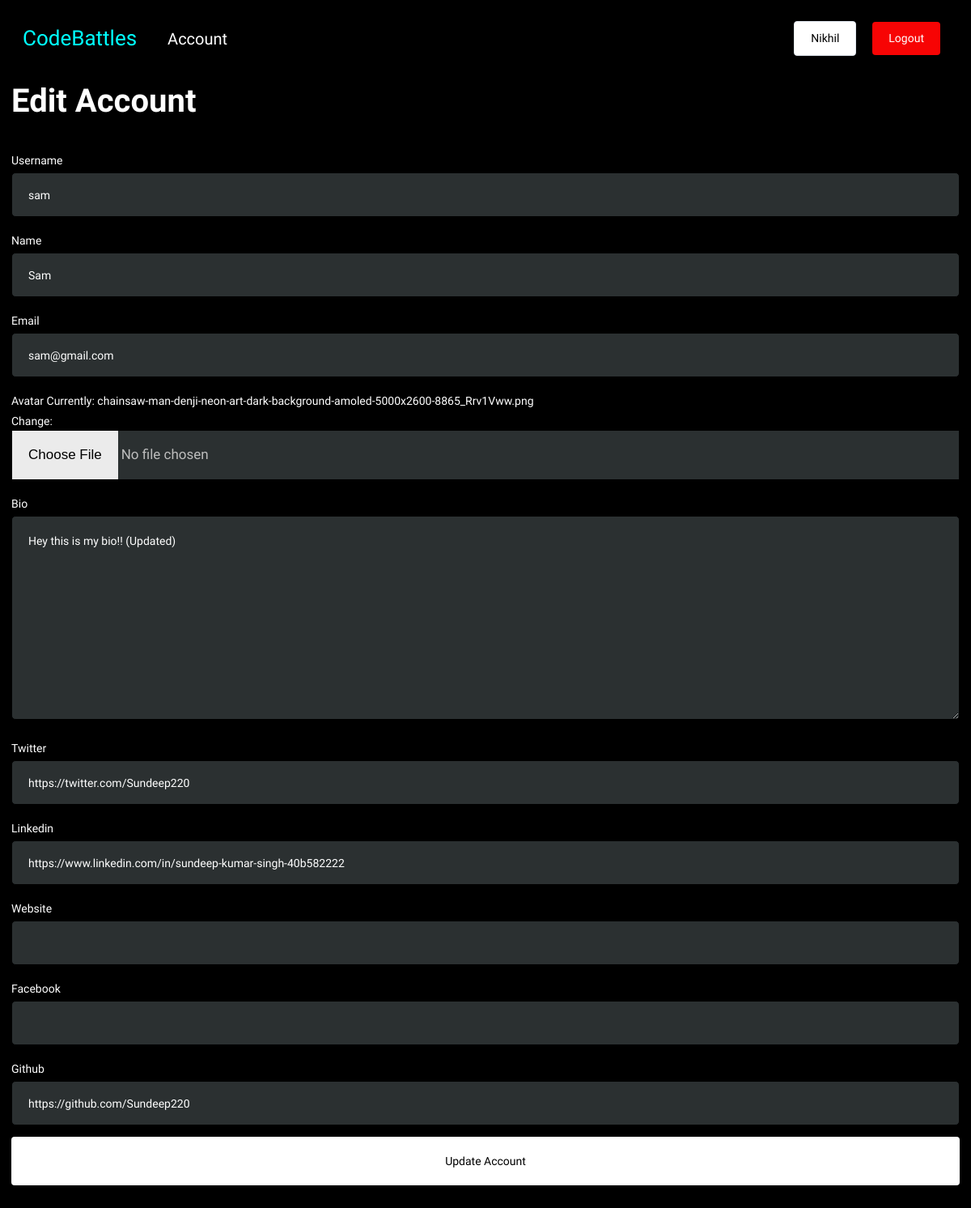
Page /edit-account/071d83ae-487f-40cc-99c8-963464a65e8d/ (signed in) on the committed database.
### base/models.py (models this page shows)
class User(AbstractUser):
    name = models.CharField(max_length=100, null=True)
    email = models.EmailField(unique=True, null=True)
    bio = models.TextField(null=True, blank=True)
    hackathon_participant = models.BooleanField(default=True, null=True)
    avatar =  ResizedImageField(size=[400,400], default='avatar.png')
    id = models.UUIDField(default=uuid.uuid4, unique=True,primary_key=True, editable=False)
    USERNAME_FIELD = 'email'
    REQUIRED_FIELDS = ['username']
    twitter = models.URLField(max_length=500, null=True, blank=True)
    linkedin = models.URLField(max_length=500, null=True, blank=True)
    website = models.URLField(max_length=500, null=True, blank=True)
    facebook = models.URLField(max_length=500, null=True, blank=True)
    github = models.URLField(max_length=500, null=True, blank=True)
    class Meta:
        ordering = ['avatar']

### base/views.py (the view, shortened to what this page needs)
# urls.py: path('edit-account/<str:pk>/', views.edit_account, name="edit-account"),
@login_required(login_url='login')
def edit_account(request,pk):
    user = User.objects.get(id=pk)
    form = UserForm(instance=user)
    context = {'form': form}
    return render(request,'user_form.html',context)

### base/forms.py
class UserForm(ModelForm):
    class Meta:
        model = User
        fields = ['username', 'name', 'email', 'avatar', 'bio', 'twitter', 'linkedin', 'website' ,'facebook' ,'github']
        widgets = {
            'username': forms.TextInput(attrs={'class':'form-field--input'}),
            'name':forms.TextInput(attrs={'class':'form-field--input'}),
            'email':forms.EmailInput(attrs={'class':'form-field--input'}),
            'bio':forms.Textarea(attrs={'class':'form-field--input-txarea'}),
            'twitter': forms.TextInput(attrs={'class':'form-field--input'}),
            'linkedin':forms.TextInput(attrs={'class':'form-field--input'}),
            'facebook':forms.TextInput(attrs={'class':'form-field--input'}),
            'github':forms.TextInput(attrs={'class':'form-field--input'}),
            'website':forms.TextInput(attrs={'class':'form-field--input'})
        }

### templates/user_form.html (shortened to what this page needs)
{% extends 'main.html' %}
{% block content %}
<div class="'edit-accinfo-container">
    <h1 class="form-field--title">Edit Account</h1>
    <div class="section">
        <form method="POST" enctype="multipart/form-data">
            {% for field in form %}
                <div class="form-field--wrapper">
                    <label>{{field.label}}</label>
                    {{field}}
                </div>
            {% endfor %}
            <div class="form-field--wrapper">
                <input class="btn btn--secondary formsubmit-btn" type="submit" value="Update Account" />
            </div>
        </form>
    </div>
</div>
{% endblock content %}

### templates/navbar.html
<nav>
    <div id="logo--wrapper">
        <a href="{% url 'home' %}">
            <h4 id="logo--text">CodeBattles</h4>
        </a>
    </div>
    <div id="nav-item">
        <a id="navigator" href="{% url 'account' %}">Account</a>
    </div>
    <div id="nav--col3">
        {% if request.user.is_authenticated %}
        <a class="btn btn--secondary" href="{% url 'profile' request.user.id %}">{{request.user.name}}</a>
        <a class="btn btn--danger" href="{% url 'logout' %}">Logout</a>
        {% else %}
        <a class="btn btn--secondary" href="{% url 'login' %}">Login</a>
        <a class="btn btn--warning" href="{% url 'register' %}">Register</a>
        {% endif %}
    </div>
</nav>

### static/css/main.css (style rules this page uses)
* { box-sizing: border-box; margin: 0; padding: 0; font-family: 'Readex Pro'; background-color: black; line-height: 1.5em; color: white; font-size: 14px; }
h1,h2,h3,h4,h5,h6 { font-weight: 500; }
h1 { font-size: 48px; }
h4 { font-size: 32px; }
a { text-decoration: none; }
.section { margin: 2em 0; }
.btn { padding: 10px 20px; border-radius: 4px; text-decoration: none; color: black; display: block; width: fit-content; margin: 10px; background-color: none; border: none; }
.btn--secondary { background-color:#fff; color: #000; border: 1px solid #DEE4ED; }
.btn--danger { background-color: rgb(247, 4, 4); color:white }
nav { display: flex; justify-content: space-between; align-items: center; width: 100%; padding: 0.5em 2em; }
nav a { text-decoration: none; color: black; margin: 0 10px; }
#navigator { font-size: 20px; color: white; }
#nav-item { display: flex; justify-content: space-between; align-items: center; width: 100%; padding: 0.5em 2em; }
#logo--text { font-size: 26px; font-weight: 500; color: aqua; }
#nav--col3 { display: flex; justify-content: space-between; align-items: center; }
.form-field--title { font-family: 'Readex Pro'; font-style: normal; font-weight: 700; font-size: 40px; }
.form-field--wrapper { margin-top: 1em; margin-bottom: 1em; align-items: center; }
input { background-color: #2b3031; width: 100%; }
.form-field--wrapper label { line-height: 30px; font-weight: 400; }
input.form-field--input, input#id_password1, input#id_password2, input#id_username, input#id_email, input#id_name { width: 100%; height: 55px; border:1px solid #000000; background-color:#2b3031; border-radius: 5px; padding: 20px; }
textarea.form-field--input-txarea { width: 100%; border:1px solid #000000; background-color: #2b3031; border-radius: 5px; padding: 20px; }
#id_avatar { width: 100%; outline: none; font-size: 17px; border:1px solid #000000; display: inline-block; color:#BDBDBD; }
.formsubmit-btn { background-color: white; color:black; border:none; width: 100%; margin-left: 0px; height: 60px; margin-bottom: 33px; }

### rows in the picture
User: user.name "Nikhil"
User: form "sam" "Sam" "sam@gmail.com" "Hey this is my bio!! (Updated)" "https://twitter.com/Sundeep220" "https://www.linkedin.com/in/sundeep-kumar-singh-40b582222" "https://github.com/Sundeep220"

### other values in the picture
{{ field.label }} "Username" "Name" "Email" "Avatar" "Bio" "Twitter" "Linkedin" "Website" "Facebook" "Github"
